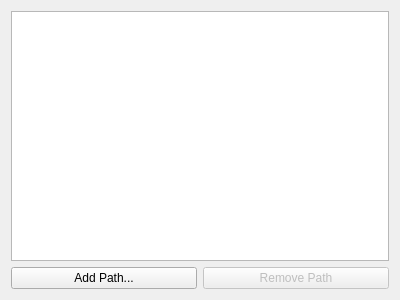
<?xml version="1.0" encoding="UTF-8"?>
<ui version="4.0">
 <class>SettingsWidget</class>
 <widget class="QWidget" name="SettingsWidget">
  <property name="geometry">
   <rect>
    <x>0</x>
    <y>0</y>
    <width>400</width>
    <height>300</height>
   </rect>
  </property>
  <property name="windowTitle">
   <string>Freeframe Plugins</string>
  </property>
  <layout class="QVBoxLayout" name="verticalLayout">
   <item>
    <widget class="QListWidget" name="mPathList"/>
   </item>
   <item>
    <layout class="QHBoxLayout" name="horizontalLayout">
     <item>
      <widget class="QPushButton" name="mButtonAdd">
       <property name="text">
        <string>Add Path...</string>
       </property>
      </widget>
     </item>
     <item>
      <widget class="QPushButton" name="mButtonRemove">
       <property name="enabled">
        <bool>false</bool>
       </property>
       <property name="text">
        <string>Remove Path</string>
       </property>
      </widget>
     </item>
    </layout>
   </item>
  </layout>
 </widget>
 <resources/>
 <connections/>
</ui>
